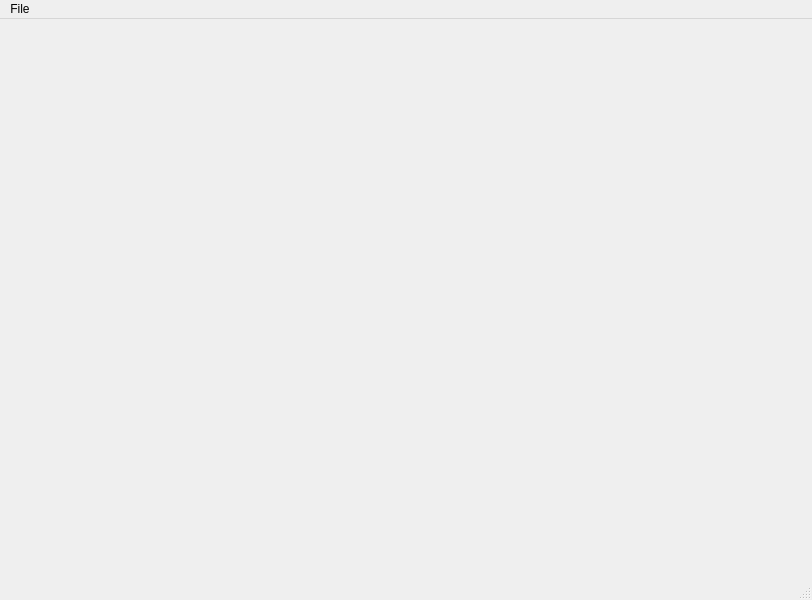
<?xml version="1.0" encoding="UTF-8"?>
<ui version="4.0">
 <class>MainWindowForm</class>
 <widget class="QMainWindow" name="MainWindowForm">
  <property name="geometry">
   <rect>
    <x>0</x>
    <y>0</y>
    <width>812</width>
    <height>600</height>
   </rect>
  </property>
  <property name="windowTitle">
   <string>QtOSGShadowExample</string>
  </property>
  <widget class="osgQOpenGLWidget" name="osgWidget">
   <layout class="QGridLayout" name="gridLayout"/>
  </widget>
  <widget class="QMenuBar" name="menuBar">
   <property name="geometry">
    <rect>
     <x>0</x>
     <y>0</y>
     <width>812</width>
     <height>26</height>
    </rect>
   </property>
   <widget class="QMenu" name="menuFile">
    <property name="title">
     <string>File</string>
    </property>
    <addaction name="actionExit"/>
   </widget>
   <addaction name="menuFile"/>
  </widget>
  <widget class="QStatusBar" name="statusBar"/>
  <action name="actionOpen">
   <property name="text">
    <string>Open</string>
   </property>
  </action>
  <action name="actionAbout">
   <property name="text">
    <string>About</string>
   </property>
  </action>
  <action name="actionSave">
   <property name="text">
    <string>Save</string>
   </property>
  </action>
  <action name="actionSave_As">
   <property name="text">
    <string>Save As</string>
   </property>
  </action>
  <action name="actionExit">
   <property name="text">
    <string>Exit</string>
   </property>
  </action>
 </widget>
 <layoutdefault spacing="6" margin="11"/>
 <customwidgets>
  <customwidget>
   <class>osgQOpenGLWidget</class>
   <extends>QWidget</extends>
   <header location="global">osgQOpenGL/osgQOpenGLWidget</header>
   <container>1</container>
  </customwidget>
 </customwidgets>
 <resources/>
 <connections/>
</ui>
